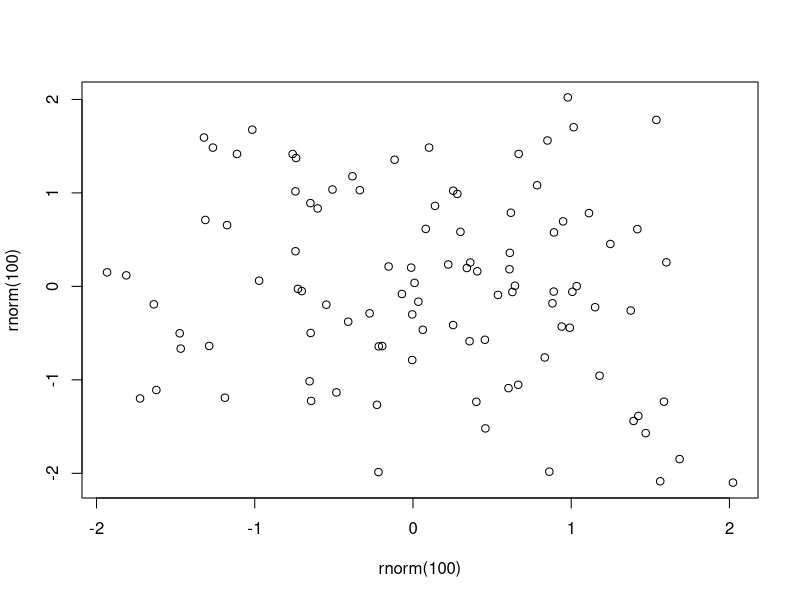
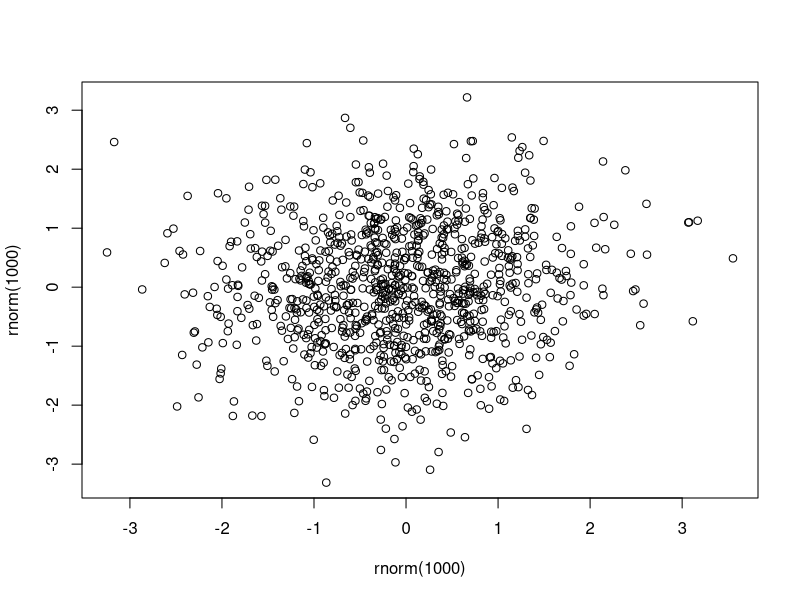
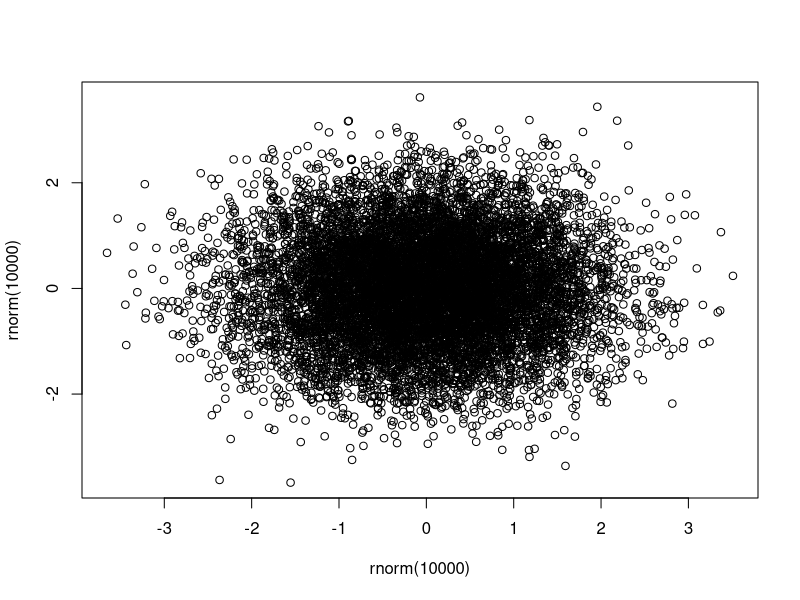

Generate these figures, in order, with R:
## ---- chunk 1
knitr::opts_chunk$set(echo = TRUE)
## ---- chunk 2
plot(rnorm(100), rnorm(100))
## ---- chunk 3
plot(rnorm(1000), rnorm(1000))
## ---- chunk 4
plot(rnorm(10000), rnorm(10000))
